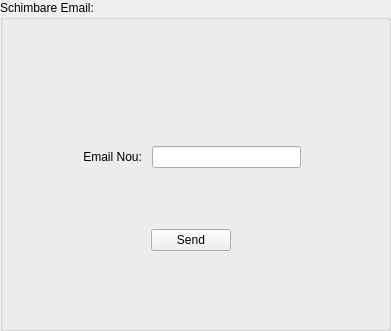
   <widget class="QGroupBox" name="Schimbare_Email_box">
    <property name="geometry">
     <rect>
      <x>520</x>
      <y>130</y>
      <width>391</width>
      <height>331</height>
     </rect>
    </property>
    <property name="title">
     <string>Schimbare Email:</string>
    </property>
    <widget class="QWidget" name="layoutWidget">
     <property name="geometry">
      <rect>
       <x>80</x>
       <y>90</y>
       <width>221</width>
       <height>161</height>
      </rect>
     </property>
     <layout class="QVBoxLayout" name="verticalLayout_9">
      <item>
       <spacer name="verticalSpacer_11">
        <property name="orientation">
         <enum>Qt::Vertical</enum>
        </property>
        <property name="sizeHint" stdset="0">
         <size>
          <width>20</width>
          <height>40</height>
         </size>
        </property>
       </spacer>
      </item>
      <item>
       <layout class="QHBoxLayout" name="horizontalLayout_24">
        <item>
         <widget class="QLabel" name="EmailNou_label">
          <property name="text">
           <string> Email Nou: </string>
          </property>
         </widget>
        </item>
        <item>
         <widget class="QLineEdit" name="lineEdit_EmailNou"/>
        </item>
       </layout>
      </item>
      <item>
       <spacer name="verticalSpacer_13">
        <property name="orientation">
         <enum>Qt::Vertical</enum>
        </property>
        <property name="sizeHint" stdset="0">
         <size>
          <width>20</width>
          <height>40</height>
         </size>
        </property>
       </spacer>
      </item>
      <item>
       <layout class="QHBoxLayout" name="horizontalLayout_27">
        <item>
         <spacer name="horizontalSpacer_12">
          <property name="orientation">
           <enum>Qt::Horizontal</enum>
          </property>
          <property name="sizeHint" stdset="0">
           <size>
            <width>40</width>
            <height>20</height>
           </size>
          </property>
         </spacer>
        </item>
        <item>
         <widget class="QPushButton" name="sendEmailButton">
          <property name="text">
           <string>Send</string>
          </property>
         </widget>
        </item>
        <item>
         <spacer name="horizontalSpacer_13">
          <property name="orientation">
           <enum>Qt::Horizontal</enum>
          </property>
          <property name="sizeHint" stdset="0">
           <size>
            <width>40</width>
            <height>20</height>
           </size>
          </property>
         </spacer>
        </item>
       </layout>
      </item>
     </layout>
    </widget>
   </widget>
